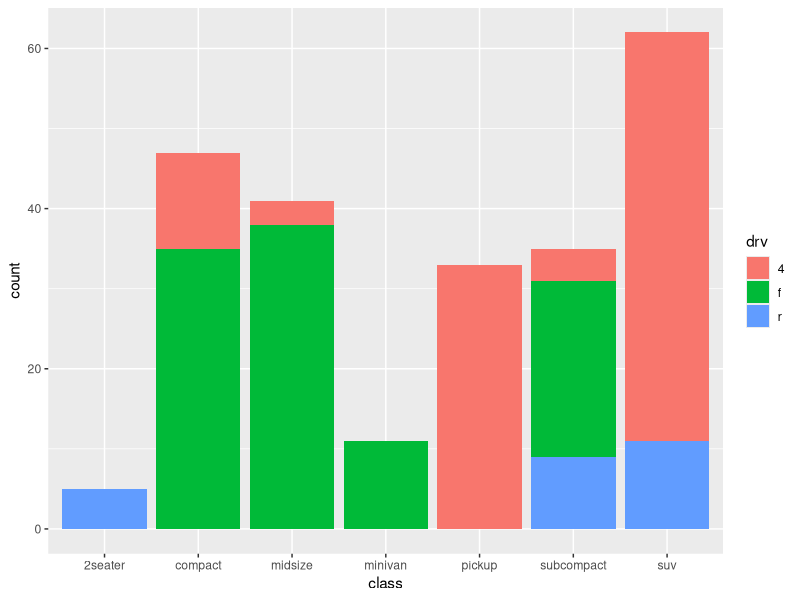
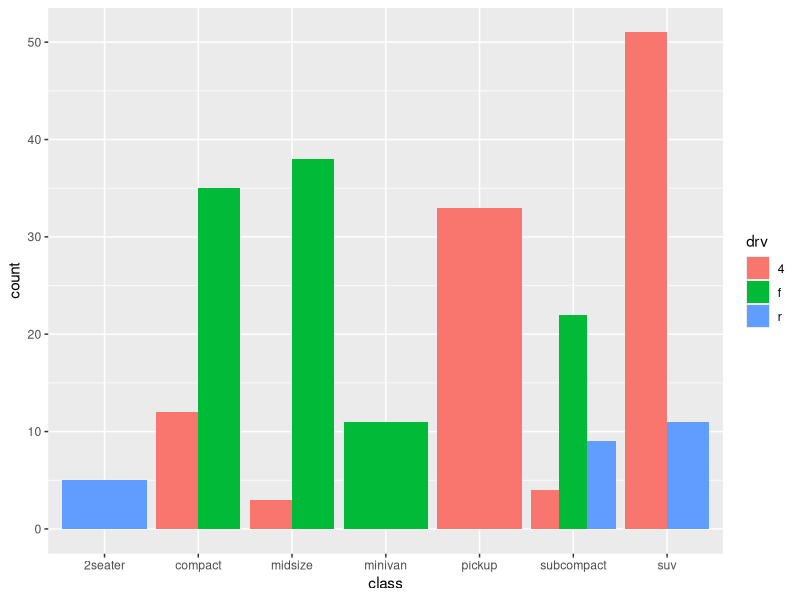
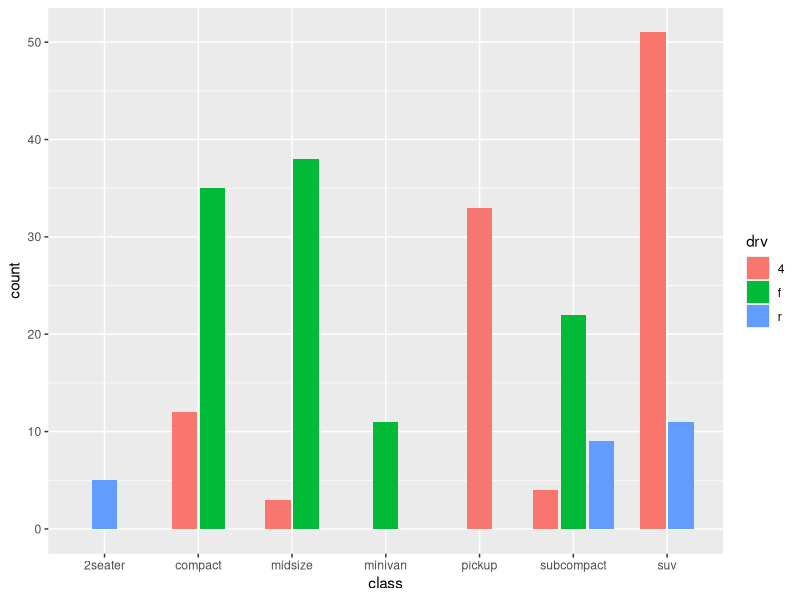
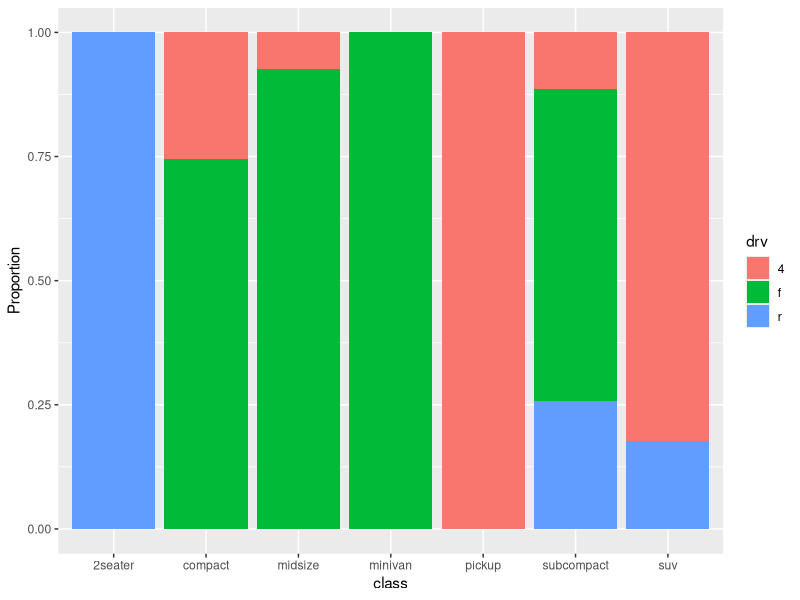
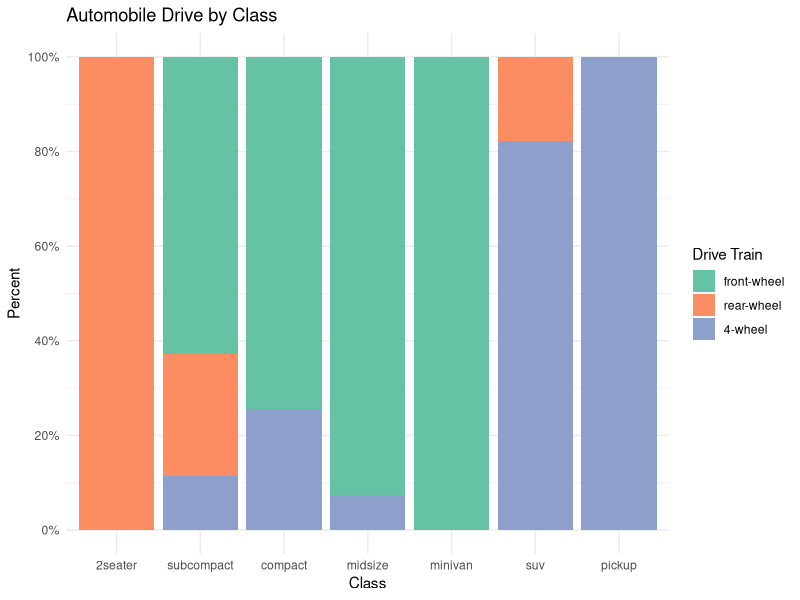
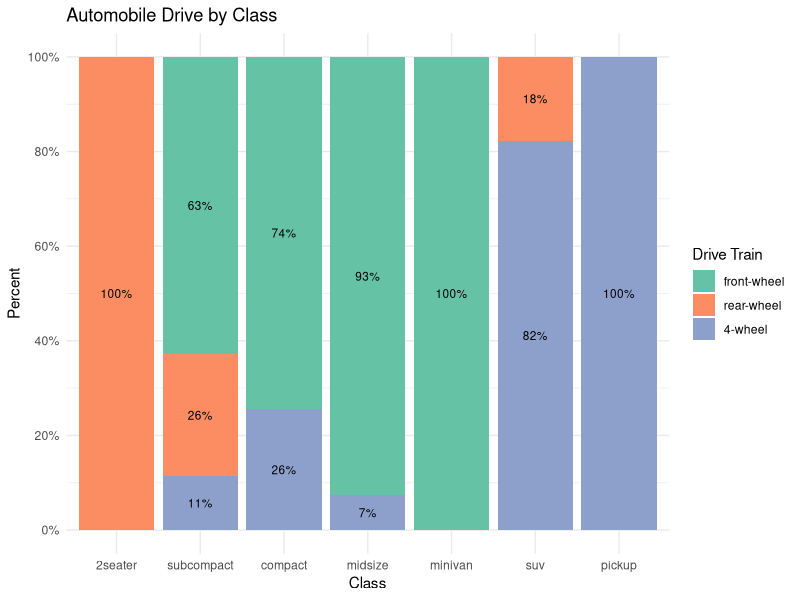
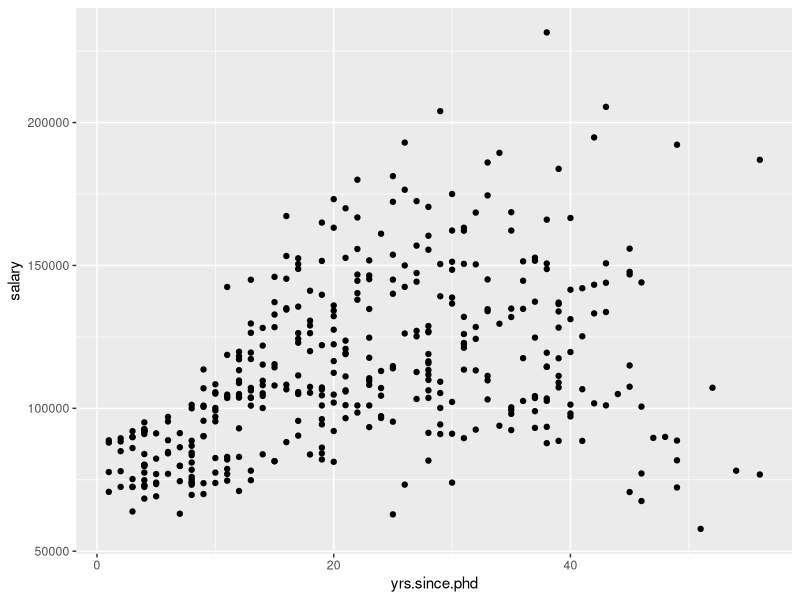
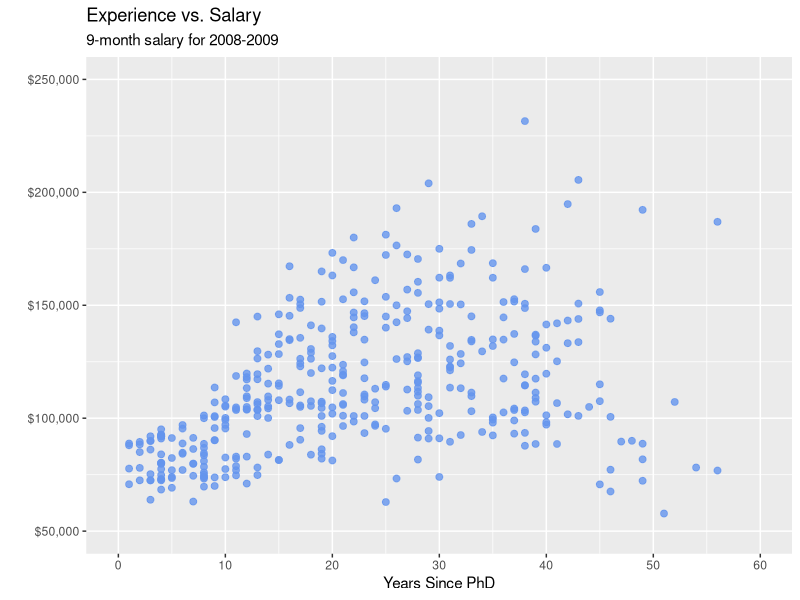

Write R code to recreate these figures, in order. (Note: this script raises an error after producing the figures.)
## ---- chunk 1
knitr::opts_chunk$set(echo = TRUE)
## ---- chunk 2
library(ggplot2)

# stacked bar chart
ggplot(mpg, 
       aes(x = class, 
           fill = drv)) + 
  geom_bar(position = "stack")
## ---- chunk 3
library(ggplot2)

# grouped bar plot
ggplot(mpg, 
       aes(x = class, 
           fill = drv)) + 
  geom_bar(position = "dodge")
## ---- chunk 4
library(ggplot2)

# grouped bar plot preserving zero count bars
# write your answer here
ggplot(mpg, 
       aes(x = class, 
           fill = drv)) + 
  geom_bar(position = position_dodge2(preserve = "single"))

## ---- chunk 5
library(ggplot2)

# bar plot, with each bar representing 100%
ggplot(mpg, 
       aes(x = class, 
           fill = drv)) + 
  geom_bar(position = "fill") +
  labs(y = "Proportion")
## ---- chunk 6
library(ggplot2)

# bar plot, with each bar representing 100%, 
# reordered bars, and better labels and colors
library(scales)
ggplot(mpg, 
       aes(x = factor(class,
                      levels = c("2seater", "subcompact", 
                                "compact", "midsize", 
                                "minivan", "suv", "pickup")),
           fill = factor(drv, 
                         levels = c("f", "r", "4"),
                         labels = c("front-wheel", 
                                    "rear-wheel", 
                                    "4-wheel")))) + 
  geom_bar(position = "fill") +
  scale_y_continuous(breaks = seq(0, 1, .2), 
                     label = percent) +
  scale_fill_brewer(palette = "Set2") +
  labs(y = "Percent", 
       fill = "Drive Train",
       x = "Class",
       title = "Automobile Drive by Class") +
  theme_minimal()
## ---- chunk 7
# change the order the levels for the categorical variable "class"
mpg$class = factor(mpg$class,
                   levels = c("2seater", "subcompact", 
                              "compact", "midsize", 
                              "minivan", "suv", "pickup"))
## ---- chunk 8
# create a summary dataset
library(dplyr)
plotdata <- mpg %>%
  group_by(class, drv) %>%
  summarize(n = n()) %>% 
  mutate(pct = n/sum(n),
         lbl = scales::percent(pct))
plotdata
## ---- chunk 9
# create segmented bar chart
# adding labels to each segment

ggplot(plotdata, 
       aes(x = factor(class,
                      levels = c("2seater", "subcompact", 
                                 "compact", "midsize", 
                                 "minivan", "suv", "pickup")),
           y = pct,
           fill = factor(drv, 
                         levels = c("f", "r", "4"),
                         labels = c("front-wheel", 
                                    "rear-wheel", 
                                    "4-wheel")))) + 
  geom_bar(stat = "identity",
           position = "fill") +
  scale_y_continuous(breaks = seq(0, 1, .2), 
                     labels = percent) +
  geom_text(aes(label = lbl), 
            size = 3, 
            position = position_stack(vjust = 0.5)) +
  scale_fill_brewer(palette = "Set2") +
  labs(y = "Percent", 
       fill = "Drive Train",
       x = "Class",
       title = "Automobile Drive by Class") +
  theme_minimal()
## ---- chunk 10
library(ggplot2)
data(Salaries, package="carData")

# simple scatterplot
ggplot(Salaries, 
       aes(x = yrs.since.phd, 
           y = salary)) +
  geom_point()
## ---- chunk 11
# Scatterplot with color, transparency, and axis scaling
# enhanced scatter plot
ggplot(Salaries, 
       aes(x = yrs.since.phd, 
           y = salary)) +
  geom_point(color="cornflowerblue", 
             size = 2, 
             alpha=.8) +
  scale_y_continuous(label = scales::dollar, 
                     limits = c(50000, 250000)) +
  scale_x_continuous(breaks = seq(0, 60, 10), 
                     limits=c(0, 60)) + 
  labs(x = "Years Since PhD",
       y = "",
       title = "Experience vs. Salary",
       subtitle = "9-month salary for 2008-2009")
## ---- chunk 12
data(gapminder, package="gapminder")

# Select US cases
library(dplyr)
plotdata <- filter(gapminder, 
                   country == "United States")

# simple line plot
ggplot(plotdata, 
       aes(x = year, 
           y = lifeExp)) +
  geom_line() 
## ---- chunk 13
# line plot with points
# and improved labeling
# write your answer here
ggplot(plotdata, 
       aes(x = year, 
           y = lifeExp)) +
  geom_line() +
  geom_point(size=3, color="steelblue") +
  labs(x = "Year", y = "Life Expectancy (years)", title = "Life expectancy changes over time", subtitle = "United States (1952-2007)", caption = "Source: http://www.gapminder.org/data/")

## ---- chunk 14
data(Salaries, package="carData")

# calculate mean salary for each rank
library(dplyr)
plotdata <- Salaries %>%
  group_by(rank) %>%
  summarize(mean_salary = mean(salary))

# plot mean salaries
ggplot(plotdata, 
       aes(x = rank, 
           y = mean_salary)) +
  geom_bar(stat = "identity")
## ---- chunk 15
knitr::include_graphics("bar-chart.png")
## ---- chunk 16
# plot mean salaries in a more attractive fashion
# write your answer here
ggplot(plotdata, 
       aes(x = factor(rank, 
                         levels = c("AsstProf", "AssocProf", "Prof"),
                         labels = c("Assistant Professor", 
                                    "Associate Professor", 
                                    "Full Professor")), 
           y = mean_salary)) +
  geom_bar(stat = "identity", fill="cornflowerblue") +
  geom_text(aes(label = paste0("$", comma(mean_salary, accuracy = 1, scale = 1))), vjust = -0.5, color = "black", size = 4) +
  scale_y_continuous(label = scales::dollar, 
                     limits = c(0, 130000),
                     breaks = seq(0, 130000, 20000)) +
  labs(x = "",
       y = "",
       title = "Mean Salary by Rank",
       subtitle = "9-month academic salary for 2008-2009")

## ---- chunk 17
data(Salaries, package="carData")

# draw kernel density plot
# write your answer here
ggplot(Salaries, aes(x = salary)) +
  geom_density()
## ---- chunk 18
data(Salaries, package="carData")

# draw kernel density plot
# write your answer here
ggplot(Salaries, aes(x = salary, fill = rank)) +
  geom_density(alpha = 0.4)

## ---- chunk 19
knitr::include_graphics("box-plot.png")
## ---- chunk 20
# plot the distribution of salaries by rank using boxplots
ggplot(Salaries, 
       aes(x = rank, 
           y = salary)) +
  geom_boxplot() +
  labs(title = "Salary distribution by rank")
## ---- chunk 21
# plot the distribution of salaries by rank using boxplots
ggplot(Salaries, aes(x = rank, 
                     y = salary)) +
  geom_boxplot(notch = TRUE, 
               fill = "cornflowerblue", 
               alpha = .7) +
  labs(title = "Salary distribution by rank")
## ---- chunk 22
data(gapminder, package="gapminder")

# subset Asian countries in 2007
library(dplyr)
plotdata <- gapminder %>%
  filter(continent == "Asia" & 
         year == 2007)

# basic Cleveland plot of life expectancy by country
ggplot(plotdata, 
       aes(x= lifeExp, y = country)) +
  geom_point()
## ---- chunk 23
# write your answer here
# Sorted Cleveland plot
ggplot(plotdata, 
       aes(x= lifeExp, y = reorder(country, lifeExp))) +
  geom_point()

## ---- chunk 24
ggplot(plotdata, 
       aes(x = lifeExp, 
           y = country)) + 
geom_segment(aes(x = 40, 
               xend = lifeExp, 
               y = country,
               yend = country
               ),
               color = "lightblue")
## ---- chunk 25
# Fancy Cleveland plot
# write your answer here
ggplot(plotdata,
       aes(x = lifeExp,
           y = reorder(country, lifeExp))) +
  geom_point(color = "blue",
             size = 2) +
  geom_segment(aes(
    x = 40,
    xend = lifeExp,
    y = country,
    yend = country
  ),
  color = "grey",) +
  labs(title = "Life Expectancy by Country",
       subtitle = "GapMinder data for Asia - 2007",
       x = "Life Expectancy (years)") +
  theme_light() +
  theme(
    panel.grid.major = element_blank(),
    panel.grid.minor = element_blank(),
    panel.border = element_blank(),
    panel.background = element_blank(),
    axis.ticks.y = element_blank()
  )
## ---- chunk 26
knitr::include_graphics("dot-chart.png")
